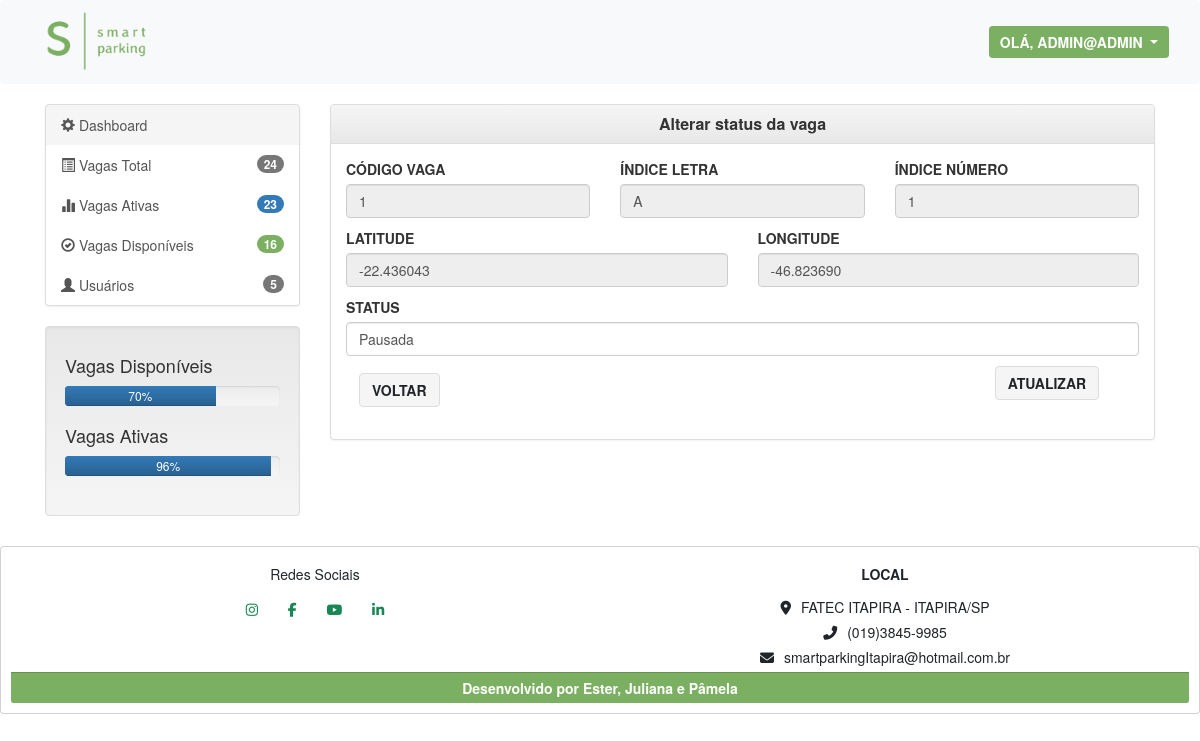
Screenshot of /vagas-atualizar.php?vaga_id=1 (signed in) with the database file from the repository.
### tables this page shows
CREATE TABLE `vagas` (
  `vaga_id` int(11) NOT NULL,
  `vaga_letra` varchar(1) NOT NULL,
  `vaga_num` int(2) NOT NULL,
  `vaga_geo_lat` varchar(40) NOT NULL,
  `vaga_geo_lgn` varchar(40) NOT NULL,
  `vaga_status` tinyint(1) NOT NULL
);

CREATE TABLE `vgstatus` (
  `vgstatus_id` int(11) NOT NULL,
  `vgstatus_tipo` varchar(20) NOT NULL
);

### include/f_vaga-check.php (called while the page is built)
<?php
$conexao = new PDO('mysql:host=127.0.0.1;dbname=parking', 'root', '');
$countVagasQuery = "SELECT COUNT(*) AS total_vagas FROM vagas WHERE vaga_status = '0'";
$totalVagas = $conexao->query($countVagasQuery)->fetchColumn();
$countVagasTodosQuery = "SELECT COUNT(vaga_status) AS total_vagas FROM vagas";
$vagas = $conexao->query($countVagasTodosQuery)->fetchColumn();
$countCarrosQuery = "SELECT COUNT(*) AS total_carros FROM movimentacoes WHERE mov_status = '1'";
$totalCarros = $conexao->query($countCarrosQuery)->fetchColumn();
$vagasDisponiveis = $totalVagas - $totalCarros;
$percentVagasTotal = number_format((($totalVagas/$vagas)*100),0);
$percentVagasAtivas = number_format((($vagasDisponiveis/$totalVagas)*100),0);
$countUsuariosTodosQuery = "SELECT COUNT(login_id) AS total_usuario FROM logins WHERE login_status = '0'";
$totalUsuarios = $conexao->query($countUsuariosTodosQuery)->fetchColumn();

### include/classes.php (called while the page is built, shortened)
<?php
class Vaga{
    public $vaga_id;
    public function __construct($vaga_id = false)
	{
		if ($vaga_id){
            $this->vaga_id = $vaga_id;
            $this->vaga_carregar();
        }
    }
    public function vaga_carregar()
    {
        $sql = "SELECT * FROM vagas WHERE vaga_id=" . $this->vaga_id;
        include_once "conexao.php";
        $resultado = $conexao->query($sql);
        $linha = $resultado->fetch();
        $this->vaga_id = $linha['vaga_id'];
        $this->vaga_letra = $linha['vaga_letra'];
        $this->vaga_num = $linha['vaga_num'];
        $this->vaga_geo_lat = $linha['vaga_geo_lat'];
        $this->vaga_geo_lgn = $linha['vaga_geo_lgn'];
        $this->vaga_status = $linha['vaga_status'];
    }
}
class Vgstatus{
    public function vgstatus_listar()
	{
        $sql2 = "SELECT * FROM vgstatus";
        $conexao2 = new PDO('mysql:host=127.0.0.1;dbname=parking', 'root', '');
        $resultado2 = $conexao2->query($sql2);
        $lista2 = $resultado2->fetchAll();
        return $lista2;
	}
}

### vagas-atualizar.php (the view, shortened to what this page needs)
<?php
require_once "include/classes.php";
$vaga_id = $_GET['vaga_id'];
$vaga = new Vaga($vaga_id);
$lista_vaga = new Vgstatus();
$lista = $lista_vaga->vgstatus_listar();
require_once "include/f_vaga-check.php"
?>
<!DOCTYPE html>
<html lang="PT-BR">
<head>
    <link href="include/vagas-dash.css" rel="stylesheet">
    <link href="https://cdn.jsdelivr.net/npm/bootstrap@5.3.0-alpha3/dist/css/bootstrap.min.css" rel="stylesheet">
    <link rel="stylesheet" href="https://cdn.jsdelivr.net/npm/bootstrap@5.3.0-alpha3/dist/css/bootstrap.min.css">
    <link rel="stylesheet" href="https://unpkg.com/bootstrap-table@1.21.2/dist/bootstrap-table.min.css">
    <link rel="stylesheet" href="https://cdn.jsdelivr.net/npm/bootstrap@3.3.7/dist/css/bootstrap.min.css">
    <link rel="stylesheet" href="https://cdn.jsdelivr.net/npm/bootstrap@3.3.7/dist/css/bootstrap-theme.min.css">
</head>
</body>
        <?php
        require_once('include/header2.php');
        require_once('include/f_vaga-check.php');
        ?>
                <section id="main">
                    <div class="container">
                        <div class="row">
                            <div class="col-md-3">
                                <div class="list-group">
                                    <a href="home.php" class="list-group-item" style="background-color: #f5f5f5; border-color: #ddd;" ><span class="glyphicon glyphicon-cog" aria-hidden="true" ></span> Dashboard</a>
                                    <a href="home.php" class="list-group-item"><span class="glyphicon glyphicon-list-alt" aria-hidden="true"></span> Vagas Total <span class="badge"><?php echo $vagas ?> </span></a>
                                    <a href="home.php" class="list-group-item"><span class="glyphicon glyphicon-stats" aria-hidden="true"></span> Vagas Ativas <span class="badge" style="background: #337ab7;"><?php echo $totalVagas ?> </span></a>
                                    <a href="home.php" class="list-group-item"><span class="glyphicon glyphicon-ok-circle" aria-hidden="true"></span> Vagas Disponíveis <span class="badge" style="background: #7BB062;"><?php echo $vagasDisponiveis ?></span></a>
                                    <a href="home.php" class="list-group-item"><span class="glyphicon glyphicon-user" aria-hidden="true"></span> Usuários <span class="badge" ><?php echo $totalUsuarios ?></span></a>
                                </div>
                                <div class="well" style="background-color: #f5f5f5; border-color: #ddd;">
                                    <h4>Vagas Disponíveis</h4>
                                    <div class="progress">
                                        <div class="progress-bar" role="progressbar" aria-valuenow="<?php echo $percentVagasAtivas ?>%" aria-valuemin="0" aria-valuemax="100" style="width: <?php echo $percentVagasAtivas ?>%;"> <?php echo $percentVagasAtivas ?>%
                                        </div>
                                    </div>
                                    <h4>Vagas Ativas</h4>
                                    <div class="progress">
                                        <div class="progress-bar" role="progressbar" aria-valuenow="<?php echo $percentVagasTotal ?>%" aria-valuemin="0" aria-valuemax="100" style="width: <?php echo $percentVagasTotal ?>%;"> <?php echo $percentVagasTotal ?>%
                                        </div>
                                    </div>
                                </div>
                            </div>
                            <div class="col-md-9">
                                <div class="panel panel-default">
                                    <div class="panel-heading" style="background-color: #f5f5f5; border-color: #ddd;">
                                        <h4 class="panel-title text-center"><b>Alterar status da vaga</b></h4>
                                    </div>
                                    <div class="panel-body">
                                               <form class="" method="POST" action="include/f_vaga-status.php">
                                                    <div class="row">
                                                        <div class="col-md-4 mb-3">
                                                            <label for="vaga_id" class="form-label text-uppercase fw-bold">Código Vaga</label>
                                                            <input type="text" class="form-control" id="vaga_id" name="vaga_id" maxlength="1" value="<?= $vaga->vaga_id ?>" readonly>
                                                        </div>
                                                        <div class="col-md-4 mb-3">
                                                            <label for="vaga_letra" class="form-label text-uppercase fw-bold">Índice Letra</label>
                                                            <input type="text" class="form-control" id="vaga_letra" name="vaga_letra" maxlength="1" value="<?= $vaga->vaga_letra ?>" readonly>
                                                        </div>
                                                        <div class="col-md-4 mb-3">
                                                            <label for="vaga_num" class="form-label text-uppercase fw-bold">Índice Número</label>
                                                            <input type="number" class="form-control" id="vaga_num" name="vaga_num" maxlength="2" value="<?= $vaga->vaga_num ?>" readonly>
                                                        </div>
                                                    </div>
                                                    <div class="row">
                                                        <div class="col-md-6 mb-3">
                                                            <label for="vaga_geo_lat" class="form-label text-uppercase fw-bold">Latitude</label>
                                                            <input type="text" class="form-control" id="vaga_geo_lat" name="vaga_geo_lat" value="<?= $vaga->vaga_geo_lat ?>" readonly>
                                                        </div>
                                                        <div class="col-md-6 mb-3">
                                                            <label for="vaga_geo_lgn" class="form-label text-uppercase fw-bold">Longitude</label>
                                                            <input type="text" class="form-control" id="vaga_geo_lgn" name="vaga_geo_lgn" value="<?= $vaga->vaga_geo_lgn ?>" readonly>
                                                        </div>
                                                    </div>
                                                    <div class="row">
                                                    <div class="col-md-12 mb-3">
                                                        <label for="vaga_status" class="form-label text-uppercase fw-bold">Status</label>
                                                        <select name="vaga_status" id="vaga_status" class="form-control" value="<?= $vaga->vaga_status ?>">
                                                            <?php foreach ($lista as $linha) : ?>
                                                                <option value="<?= $linha['vgstatus_id'] ?>" <?= $vaga->vaga_status == $linha['vgstatus_id'] ? 'selected' : ''; ?>>
                                                                    <?= $linha['vgstatus_tipo'] ?>
                                                                </option>
                                                            <?php endforeach; ?>
                                                        </select>
                                                    </div>
                                                    </div>
                                                    <div class="row justify-content-center">
                                                        <div class="col-md-8 mb-3">
                                                            <button type="submit" class="btn"><a class="btn btnVoltar text-uppercase fw-bold" style="background-color: #f5f5f5; border-color: #ddd;" href="vagas-visualizar.php">Voltar</a></button></button>
                                                        </div>
                                                        <div class="col-md-4 mb-3">
                                                            <button type="submit" class="btn text-uppercase fw-bold" style="background-color: #f5f5f5; border-color: #ddd; margin-left: 100px">Atualizar</button>
                                                        </div>
                                                    </div>
                                                </form>
                                    </div>
                                </div>
                            </div>
                        </div>
                    </div>
                </section>
    <footer>
    <?php
      require_once('include/footer.php');
      ?>
    </footer>
</body>
</html>

### rows the page displays
vagas: vaga_id "1", vaga_letra "A", vaga_num "1", vaga_geo_lat "-22.436043", vaga_geo_lgn "-46.823690", vaga_status "Pausada"

### other values shown
$_SESSION['usuario_logado'] "ADMIN@ADMIN"
$vagas "24"
$totalVagas "23"
$vagasDisponiveis "16"
$totalUsuarios "5"
$percentVagasAtivas "70"
$percentVagasTotal "96"
